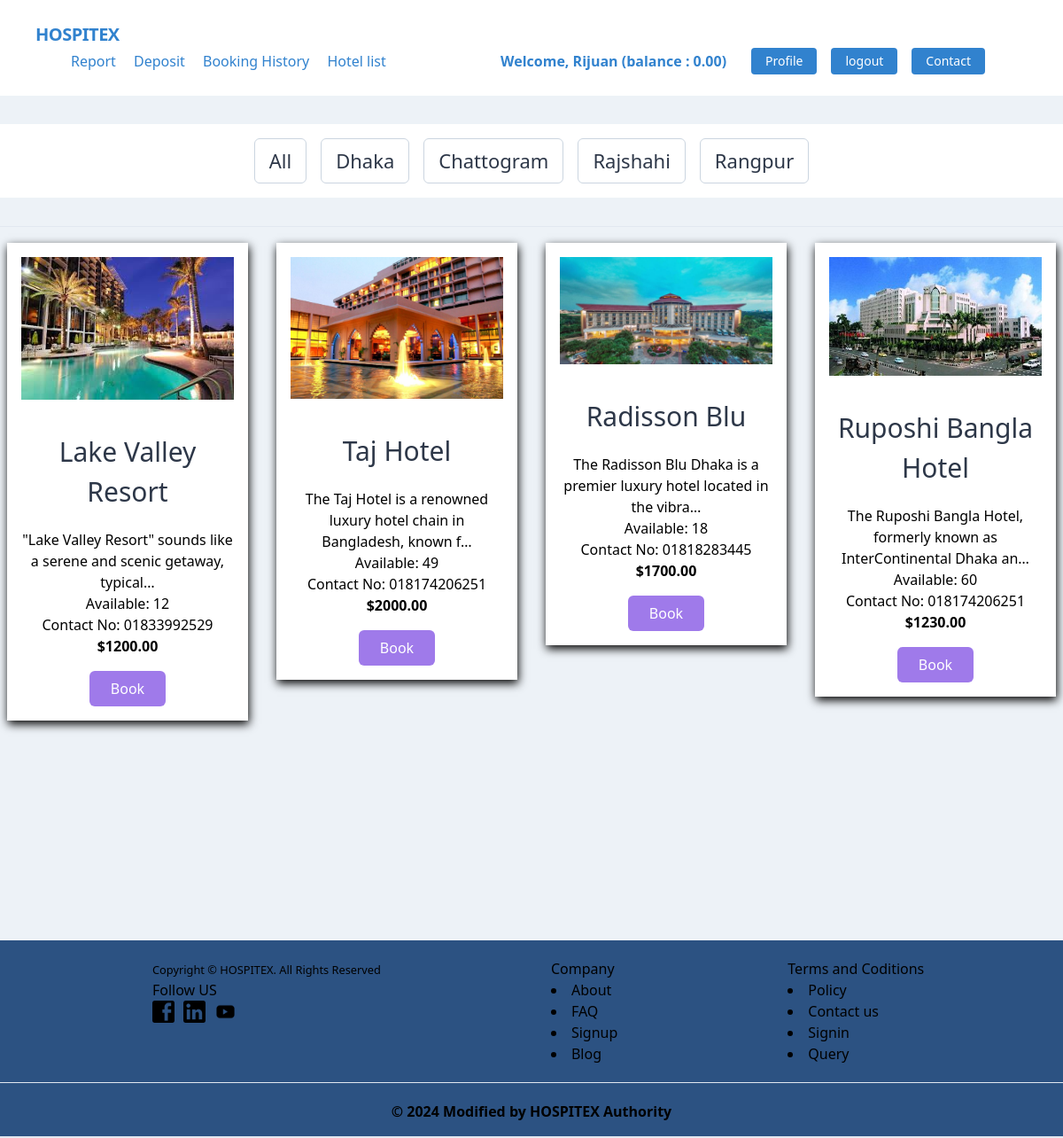
The page /hotel_list/ (signed in) on the database its author committed.
### accounts/models.py (models this page shows, shortened)
class UserAccount(models.Model):
    user = models.OneToOneField(User,related_name='account',on_delete=models.CASCADE)
    account_no = models.IntegerField(unique=True)
    birth_date = models.DateField(null=True,blank=True)
    gender = models.CharField(max_length=10,choices=[
        ('Male','Male'),
        ('Female','Female'),
    ])
    balance = models.DecimalField(default=0,max_digits=12, decimal_places=2)
    initial_deposit_date =models.DateField(auto_now_add=True)

### hotel/models.py (models this page shows, shortened)
class Category(models.Model):
    name = models.CharField(max_length=50)
    slug = models.SlugField(max_length=40, unique=True, blank=True)

class Hotel(models.Model):
    categories = models.ManyToManyField(Category)
    title = models.CharField(max_length=120)
    description = models.TextField()
    image = models.ImageField(upload_to='hotel/media/uploads',blank=True,null=True)
    phone_no = models.CharField(max_length=50,blank=True,null=True)
    price = price = models.DecimalField(max_digits=12, decimal_places=2)
    rooms = models.PositiveIntegerField(default = 0)

### hotel/views.py (the view)
# urls.py: path('hotel_list/', Hotel_list, name='hotel_list'),
def Hotel_list(request, category_slug=None):
    hotels = Hotel.objects.all()
    if category_slug is not None:
        category = get_object_or_404(Category, slug=category_slug)
        hotels = hotels.filter(categories=category)
    categories = Category.objects.all()
    return render(request,'hotel_list.html', {'hotels':hotels, 'categories':categories})

### hotel/templates/hotel_list.html (shortened to what this page needs)
{% extends "base.html" %}
{% block body %}
<div class="" style="padding-bottom: 200px;">
  <section class="">
    <h5 class="p-4"></h5>
    <div class="mx-auto  bg-white py-2  mb-8 flex flex-wrap justify-center">
      <div class="m-2">
        <div class="box text-center border border-gray-400 rounded-md py-2 px-4 hover:shadow-md">
          <a href="{% url 'home' %}" class="text-decoration-none text-10xl text-gray-800" style="font-size: 22px;"><h3>All</h3></a>
        </div>
      </div>
      {% for category in categories %}
        <div class="m-2">
          <div class="box text-center border border-gray-400 rounded-md py-2 px-4 hover:shadow-md">
            <a href="{% url "Hotel_list_category" category.slug %}" class="text-decoration-none text-10xl text-gray-800" style="font-size: 22px;"><h3>{{ category.name }}</h3></a>
          </div>
        </div>
      {% endfor %}
    </div>
  </section>
  <hr />
  <section class="p-5  bg-green-50 md:p-0 grid grid-cols-1 sm:grid-cols-2 md:grid-cols-2 lg:grid-cols-4 xl:grid-cols-4 2xl:grid-cols-4 gap-4 items-start" style="padding-top: 10px;">
    {% for hotel in hotels %}
      <section class="card bg-purple-50 text-center transform duration-500 hover:-translate-y-2 cursor-pointer">
        <img src="{{ hotel.image.url }}" alt="{{ hotel.title }}" />
        <a href="{% url "hotel_detail" hotel.id %}" class="text-decoration-none text-gray-800"><h4 class="text-3xl my-5">{{ hotel.title }}</h4> </a>
        <p class="card-text">{{ hotel.description|truncatechars:70 }}</p>
        <p class="card-text">Available: {{ hotel.rooms }}</p>
        <p class="card-text">Contact No: {{ hotel.phone_no }}</p>
        <h2 class="font-semibold mb-4">${{ hotel.price }}</h2>
        <a href="">
          <button class="p-2 px-6 bg-purple-500 text-white rounded-md hover:bg-purple-600">Book</button>
        </a>
      </section>
      {% endfor %}
    </section>
{% endblock  %}

### core/templates/navbar.html (shortened to what this page needs)
<nav class="flex items-center justify-between flex-wrap bg-white p-6 px-10">
    <div class="flex items-center flex-shrink-0 text-white mr-6">
        <span class="font-semibold text-xl tracking-tight text-blue-600 font-bold"><a href="{% url "home" %}">HOSPITEX</a></span>
    </div>
    <div class="w-full block flex-grow lg:flex lg:items-center lg:w-auto px-10">
        {% if request.user.is_authenticated %}
            <div class="text-md lg:flex-grow">
                <a href="{% url "transaction_report" %}" class="block mt-4 lg:inline-block lg:mt-0 text-blue-600 hover:text-red-900 hover:font-black mr-4">
                    Report
                </a>
                <a href="{% url "deposit_money" %}" class="block mt-4 lg:inline-block lg:mt-0 text-blue-600 hover:text-red-900 hover:font-black mr-4">
                    Deposit
                </a>
                <a href="{% url "booking_history" %}" class="block mt-4 lg:inline-block lg:mt-0 text-blue-600 hover:text-red-900 hover:font-black mr-4">
                    Booking History
                </a>
                <a href="{% url "hotel_list" %}" class="block mt-4 lg:inline-block lg:mt-0 text-blue-600 hover:text-red-900 hover:font-black mr-4">
                    Hotel list
                </a>
            </div>
            <div class="flex w-auto">
                <div class="text-blue-600 my-auto font-black px-5">Welcome, {{ request.user.first_name }} (balance : {{request.user.account.balance}}) </div>
                <a href="{% url 'profile' %}" class="mx-2 inline-block font-medium text-sm px-4 py-2 leading-none bg-blue-600 rounded text-white border-white hover:border-transparent hover:text-dark hover:bg-blue-700 mt-4 lg:mt-0">Profile</a>
                <form method="post" action="{% url 'logout' %}">
                    <button type="submit" class="mx-2 inline-block font-medium text-sm px-4 py-2 leading-none bg-blue-600 rounded text-white border-white hover:border-transparent hover:text-dark hover:bg-blue-700 mt-4 lg:mt-0">logout</button>
                </form>
                <a href="{% url "contact" %}" class="inline-block font-medium mx-2 text-sm px-4 py-2 leading-none bg-blue-600 rounded text-white border-white hover:border-transparent hover:text-gray-800 hover:bg-white mt-4 lg:mt-0">Contact</a>
            </div>
        {% endif %}
    </div>
</nav>

### hotel/templates/hotel_list.html (style rules this page uses)
.card { background: white; padding: 1rem; margin: 0.5rem; display: flex; flex-direction: column; align-items: center; box-shadow: 1px 4px 10px; }
.card img { max-width: 250px; width: 100%; height: auto; max-height: 220px; object-fit: cover; margin-bottom: 1rem; }

### rows shown on the page
Category: name "Dhaka"
Category: name "Chattogram"
Category: name "Rajshahi"
Category: name "Rangpur"
Hotel: image (picture), title "Lake Valley Resort", description "\"Lake Valley Resort\" sounds like a serene and scenic getaway, typical…", rooms "12", phone_no "01833992529", price "1200.00"
Hotel: image (picture), title "Taj Hotel", description "The Taj Hotel is a renowned luxury hotel chain in Bangladesh, known f…", rooms "49", phone_no "018174206251", price "2000.00"
Hotel: image (picture), title "Radisson Blu", description "The Radisson Blu Dhaka is a premier luxury hotel located in the vibra…", rooms "18", phone_no "01818283445", price "1700.00"
Hotel: image (picture), title "Ruposhi Bangla Hotel", description "The Ruposhi Bangla Hotel, formerly known as InterContinental Dhaka an…", rooms "60", phone_no "018174206251", price "1230.00"

### other values the page prints
{{ request.user.first_name }} "Rijuan"
{{ request.user.account.balance }} "0.00"
